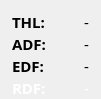
   <widget class="QWidget" name="verticalLayoutWidget_2">
    <property name="geometry">
     <rect>
      <x>580</x>
      <y>270</y>
      <width>101</width>
      <height>71</height>
     </rect>
    </property>
    <layout class="QVBoxLayout" name="verticalLayout_2">
     <property name="spacing">
      <number>0</number>
     </property>
     <property name="bottomMargin">
      <number>0</number>
     </property>
     <item>
      <layout class="QHBoxLayout" name="horizontalLayout_8">
       <property name="spacing">
        <number>1</number>
       </property>
       <property name="sizeConstraint">
        <enum>QLayout::SetFixedSize</enum>
       </property>
       <item>
        <widget class="QLabel" name="label_7">
         <property name="minimumSize">
          <size>
           <width>35</width>
           <height>0</height>
          </size>
         </property>
         <property name="maximumSize">
          <size>
           <width>35</width>
           <height>16777215</height>
          </size>
         </property>
         <property name="font">
          <font>
           <family>Ubuntu Mono</family>
           <pointsize>11</pointsize>
           <bold>true</bold>
          </font>
         </property>
         <property name="text">
          <string>THL:</string>
         </property>
        </widget>
       </item>
       <item>
        <widget class="QLabel" name="thl">
         <property name="minimumSize">
          <size>
           <width>35</width>
           <height>0</height>
          </size>
         </property>
         <property name="maximumSize">
          <size>
           <width>40</width>
           <height>16777215</height>
          </size>
         </property>
         <property name="font">
          <font>
           <family>Ubuntu Mono</family>
           <pointsize>11</pointsize>
           <bold>false</bold>
          </font>
         </property>
         <property name="text">
          <string>-</string>
         </property>
         <property name="alignment">
          <set>Qt::AlignRight|Qt::AlignTrailing|Qt::AlignVCenter</set>
         </property>
        </widget>
       </item>
      </layout>
     </item>
     <item>
      <layout class="QHBoxLayout" name="horizontalLayout_9">
       <property name="spacing">
        <number>1</number>
       </property>
       <property name="sizeConstraint">
        <enum>QLayout::SetFixedSize</enum>
       </property>
       <item>
        <widget class="QLabel" name="label_11">
         <property name="minimumSize">
          <size>
           <width>35</width>
           <height>0</height>
          </size>
         </property>
         <property name="maximumSize">
          <size>
           <width>35</width>
           <height>16777215</height>
          </size>
         </property>
         <property name="font">
          <font>
           <family>Ubuntu Mono</family>
           <pointsize>11</pointsize>
           <bold>true</bold>
          </font>
         </property>
         <property name="text">
          <string>ADF:</string>
         </property>
        </widget>
       </item>
       <item>
        <widget class="QLabel" name="adf">
         <property name="minimumSize">
          <size>
           <width>35</width>
           <height>0</height>
          </size>
         </property>
         <property name="maximumSize">
          <size>
           <width>40</width>
           <height>16777215</height>
          </size>
         </property>
         <property name="font">
          <font>
           <family>Ubuntu Mono</family>
           <pointsize>11</pointsize>
           <bold>false</bold>
          </font>
         </property>
         <property name="text">
          <string>-</string>
         </property>
         <property name="alignment">
          <set>Qt::AlignRight|Qt::AlignTrailing|Qt::AlignVCenter</set>
         </property>
        </widget>
       </item>
      </layout>
     </item>
     <item>
      <layout class="QHBoxLayout" name="horizontalLayout_10">
       <property name="spacing">
        <number>1</number>
       </property>
       <property name="sizeConstraint">
        <enum>QLayout::SetFixedSize</enum>
       </property>
       <item>
        <widget class="QLabel" name="label_5">
         <property name="minimumSize">
          <size>
           <width>35</width>
           <height>0</height>
          </size>
         </property>
         <property name="maximumSize">
          <size>
           <width>35</width>
           <height>16777215</height>
          </size>
         </property>
         <property name="font">
          <font>
           <family>Ubuntu Mono</family>
           <pointsize>11</pointsize>
           <bold>true</bold>
          </font>
         </property>
         <property name="text">
          <string>EDF:</string>
         </property>
        </widget>
       </item>
       <item>
        <widget class="QLabel" name="edf">
         <property name="minimumSize">
          <size>
           <width>35</width>
           <height>0</height>
          </size>
         </property>
         <property name="maximumSize">
          <size>
           <width>40</width>
           <height>16777215</height>
          </size>
         </property>
         <property name="font">
          <font>
           <family>Ubuntu Mono</family>
           <pointsize>11</pointsize>
           <bold>false</bold>
          </font>
         </property>
         <property name="text">
          <string>-</string>
         </property>
         <property name="alignment">
          <set>Qt::AlignRight|Qt::AlignTrailing|Qt::AlignVCenter</set>
         </property>
        </widget>
       </item>
      </layout>
     </item>
     <item>
      <layout class="QHBoxLayout" name="horizontalLayout_11">
       <property name="spacing">
        <number>1</number>
       </property>
       <property name="sizeConstraint">
        <enum>QLayout::SetFixedSize</enum>
       </property>
       <item>
        <widget class="QLabel" name="label_12">
         <property name="minimumSize">
          <size>
           <width>35</width>
           <height>0</height>
          </size>
         </property>
         <property name="maximumSize">
          <size>
           <width>35</width>
           <height>16777215</height>
          </size>
         </property>
         <property name="palette">
          <palette>
           <active>
            <colorrole role="WindowText">
             <brush brushstyle="SolidPattern">
              <color alpha="255">
               <red>255</red>
               <green>255</green>
               <blue>255</blue>
              </color>
             </brush>
            </colorrole>
            <colorrole role="Button">
             <brush brushstyle="SolidPattern">
              <color alpha="255">
               <red>0</red>
               <green>0</green>
               <blue>0</blue>
              </color>
             </brush>
            </colorrole>
            <colorrole role="Light">
             <brush brushstyle="SolidPattern">
              <color alpha="255">
               <red>0</red>
               <green>0</green>
               <blue>0</blue>
              </color>
             </brush>
            </colorrole>
            <colorrole role="Midlight">
             <brush brushstyle="SolidPattern">
              <color alpha="255">
               <red>0</red>
               <green>0</green>
               <blue>0</blue>
              </color>
             </brush>
            </colorrole>
            <colorrole role="Dark">
             <brush brushstyle="SolidPattern">
              <color alpha="255">
               <red>0</red>
               <green>0</green>
               <blue>0</blue>
              </color>
             </brush>
            </colorrole>
            <colorrole role="Mid">
             <brush brushstyle="SolidPattern">
              <color alpha="255">
               <red>0</red>
               <green>0</green>
               <blue>0</blue>
              </color>
             </brush>
            </colorrole>
            <colorrole role="Text">
             <brush brushstyle="SolidPattern">
              <color alpha="255">
               <red>255</red>
               <green>255</green>
               <blue>255</blue>
              </color>
             </brush>
            </colorrole>
            <colorrole role="BrightText">
             <brush brushstyle="SolidPattern">
              <color alpha="255">
               <red>255</red>
               <green>255</green>
               <blue>255</blue>
              </color>
             </brush>
            </colorrole>
            <colorrole role="ButtonText">
             <brush brushstyle="SolidPattern">
              <color alpha="255">
               <red>255</red>
               <green>255</green>
               <blue>255</blue>
              </color>
             </brush>
            </colorrole>
            <colorrole role="Base">
             <brush brushstyle="SolidPattern">
              <color alpha="255">
               <red>0</red>
               <green>0</green>
               <blue>0</blue>
              </color>
             </brush>
            </colorrole>
            <colorrole role="Window">
             <brush brushstyle="SolidPattern">
              <color alpha="255">
               <red>0</red>
               <green>0</green>
               <blue>0</blue>
              </color>
             </brush>
            </colorrole>
            <colorrole role="Shadow">
             <brush brushstyle="SolidPattern">
              <color alpha="255">
               <red>0</red>
               <green>0</green>
               <blue>0</blue>
              </color>
             </brush>
            </colorrole>
            <colorrole role="AlternateBase">
             <brush brushstyle="SolidPattern">
              <color alpha="255">
               <red>0</red>
               <green>0</green>
               <blue>0</blue>
              </color>
             </brush>
            </colorrole>
            <colorrole role="ToolTipBase">
             <brush brushstyle="SolidPattern">
              <color alpha="255">
               <red>255</red>
               <green>255</green>
               <blue>220</blue>
              </color>
             </brush>
            </colorrole>
            <colorrole role="ToolTipText">
             <brush brushstyle="SolidPattern">
              <color alpha="255">
               <red>0</red>
               <green>0</green>
               <blue>0</blue>
              </color>
             </brush>
            </colorrole>
            <colorrole role="PlaceholderText">
             <brush brushstyle="SolidPattern">
              <color alpha="127">
               <red>255</red>
               <green>255</green>
               <blue>255</blue>
              </color>
             </brush>
            </colorrole>
           </active>
           <inactive>
            <colorrole role="WindowText">
             <brush brushstyle="SolidPattern">
              <color alpha="255">
               <red>255</red>
               <green>255</green>
               <blue>255</blue>
              </color>
             </brush>
            </colorrole>
            <colorrole role="Button">
             <brush brushstyle="SolidPattern">
              <color alpha="255">
               <red>0</red>
               <green>0</green>
               <blue>0</blue>
              </color>
             </brush>
            </colorrole>
            <colorrole role="Light">
             <brush brushstyle="SolidPattern">
              <color alpha="255">
               <red>0</red>
               <green>0</green>
               <blue>0</blue>
              </color>
             </brush>
            </colorrole>
            <colorrole role="Midlight">
             <brush brushstyle="SolidPattern">
              <color alpha="255">
               <red>0</red>
               <green>0</green>
               <blue>0</blue>
              </color>
             </brush>
            </colorrole>
            <colorrole role="Dark">
             <brush brushstyle="SolidPattern">
              <color alpha="255">
               <red>0</red>
               <green>0</green>
               <blue>0</blue>
              </color>
             </brush>
            </colorrole>
            <colorrole role="Mid">
             <brush brushstyle="SolidPattern">
              <color alpha="255">
               <red>0</red>
               <green>0</green>
               <blue>0</blue>
              </color>
             </brush>
            </colorrole>
            <colorrole role="Text">
             <brush brushstyle="SolidPattern">
              <color alpha="255">
               <red>255</red>
               <green>255</green>
               <blue>255</blue>
              </color>
             </brush>
            </colorrole>
            <colorrole role="BrightText">
             <brush brushstyle="SolidPattern">
              <color alpha="255">
               <red>255</red>
               <green>255</green>
               <blue>255</blue>
              </color>
             </brush>
            </colorrole>
            <colorrole role="ButtonText">
             <brush brushstyle="SolidPattern">
              <color alpha="255">
               <red>255</red>
               <green>255</green>
               <blue>255</blue>
              </color>
             </brush>
            </colorrole>
            <colorrole role="Base">
             <brush brushstyle="SolidPattern">
              <color alpha="255">
               <red>0</red>
               <green>0</green>
               <blue>0</blue>
              </color>
             </brush>
            </colorrole>
            <colorrole role="Window">
             <brush brushstyle="SolidPattern">
              <color alpha="255">
               <red>0</red>
               <green>0</green>
               <blue>0</blue>
              </color>
             </brush>
            </colorrole>
            <colorrole role="Shadow">
             <brush brushstyle="SolidPattern">
              <color alpha="255">
               <red>0</red>
               <green>0</green>
               <blue>0</blue>
              </color>
             </brush>
            </colorrole>
            <colorrole role="AlternateBase">
             <brush brushstyle="SolidPattern">
              <color alpha="255">
               <red>0</red>
               <green>0</green>
               <blue>0</blue>
              </color>
             </brush>
            </colorrole>
            <colorrole role="ToolTipBase">
             <brush brushstyle="SolidPattern">
              <color alpha="255">
               <red>255</red>
               <green>255</green>
               <blue>220</blue>
              </color>
             </brush>
            </colorrole>
            <colorrole role="ToolTipText">
             <brush brushstyle="SolidPattern">
              <color alpha="255">
               <red>0</red>
               <green>0</green>
               <blue>0</blue>
              </color>
             </brush>
            </colorrole>
            <colorrole role="PlaceholderText">
             <brush brushstyle="SolidPattern">
              <color alpha="127">
               <red>255</red>
               <green>255</green>
               <blue>255</blue>
              </color>
             </brush>
            </colorrole>
           </inactive>
           <disabled>
            <colorrole role="WindowText">
             <brush brushstyle="SolidPattern">
              <color alpha="255">
               <red>0</red>
               <green>0</green>
               <blue>0</blue>
              </color>
             </brush>
            </colorrole>
            <colorrole role="Button">
             <brush brushstyle="SolidPattern">
              <color alpha="255">
               <red>0</red>
               <green>0</green>
               <blue>0</blue>
              </color>
             </brush>
            </colorrole>
            <colorrole role="Light">
             <brush brushstyle="SolidPattern">
              <color alpha="255">
               <red>0</red>
               <green>0</green>
               <blue>0</blue>
              </color>
             </brush>
            </colorrole>
            <colorrole role="Midlight">
             <brush brushstyle="SolidPattern">
              <color alpha="255">
               <red>0</red>
               <green>0</green>
               <blue>0</blue>
              </color>
             </brush>
            </colorrole>
            <colorrole role="Dark">
             <brush brushstyle="SolidPattern">
              <color alpha="255">
               <red>0</red>
               <green>0</green>
               <blue>0</blue>
              </color>
             </brush>
            </colorrole>
            <colorrole role="Mid">
             <brush brushstyle="SolidPattern">
              <color alpha="255">
               <red>0</red>
               <green>0</green>
               <blue>0</blue>
              </color>
             </brush>
            </colorrole>
            <colorrole role="Text">
             <brush brushstyle="SolidPattern">
              <color alpha="255">
               <red>0</red>
               <green>0</green>
               <blue>0</blue>
              </color>
             </brush>
            </colorrole>
            <colorrole role="BrightText">
             <brush brushstyle="SolidPattern">
              <color alpha="255">
               <red>255</red>
               <green>255</green>
               <blue>255</blue>
              </color>
             </brush>
            </colorrole>
            <colorrole role="ButtonText">
             <brush brushstyle="SolidPattern">
              <color alpha="255">
               <red>0</red>
               <green>0</green>
               <blue>0</blue>
              </color>
             </brush>
            </colorrole>
            <colorrole role="Base">
             <brush brushstyle="SolidPattern">
              <color alpha="255">
               <red>0</red>
               <green>0</green>
               <blue>0</blue>
              </color>
             </brush>
            </colorrole>
            <colorrole role="Window">
             <brush brushstyle="SolidPattern">
              <color alpha="255">
               <red>0</red>
               <green>0</green>
               <blue>0</blue>
              </color>
             </brush>
            </colorrole>
            <colorrole role="Shadow">
             <brush brushstyle="SolidPattern">
              <color alpha="255">
               <red>0</red>
               <green>0</green>
               <blue>0</blue>
              </color>
             </brush>
            </colorrole>
            <colorrole role="AlternateBase">
             <brush brushstyle="SolidPattern">
              <color alpha="255">
               <red>0</red>
               <green>0</green>
               <blue>0</blue>
              </color>
             </brush>
            </colorrole>
            <colorrole role="ToolTipBase">
             <brush brushstyle="SolidPattern">
              <color alpha="255">
               <red>255</red>
               <green>255</green>
               <blue>220</blue>
              </color>
             </brush>
            </colorrole>
            <colorrole role="ToolTipText">
             <brush brushstyle="SolidPattern">
              <color alpha="255">
               <red>0</red>
               <green>0</green>
               <blue>0</blue>
              </color>
             </brush>
            </colorrole>
            <colorrole role="PlaceholderText">
             <brush brushstyle="SolidPattern">
              <color alpha="127">
               <red>0</red>
               <green>0</green>
               <blue>0</blue>
              </color>
             </brush>
            </colorrole>
           </disabled>
          </palette>
         </property>
         <property name="font">
          <font>
           <family>Ubuntu Mono</family>
           <pointsize>11</pointsize>
           <bold>true</bold>
          </font>
         </property>
         <property name="text">
          <string>RDF:</string>
         </property>
        </widget>
       </item>
       <item>
        <widget class="QLabel" name="rdf">
         <property name="sizePolicy">
          <sizepolicy hsizetype="Preferred" vsizetype="Preferred">
           <horstretch>40</horstretch>
           <verstretch>0</verstretch>
          </sizepolicy>
         </property>
         <property name="minimumSize">
          <size>
           <width>35</width>
           <height>0</height>
          </size>
         </property>
         <property name="maximumSize">
          <size>
           <width>40</width>
           <height>16777215</height>
          </size>
         </property>
         <property name="palette">
          <palette>
           <active>
            <colorrole role="WindowText">
             <brush brushstyle="SolidPattern">
              <color alpha="255">
               <red>255</red>
               <green>255</green>
               <blue>255</blue>
              </color>
             </brush>
            </colorrole>
            <colorrole role="Button">
             <brush brushstyle="SolidPattern">
              <color alpha="255">
               <red>0</red>
               <green>0</green>
               <blue>0</blue>
              </color>
             </brush>
            </colorrole>
            <colorrole role="Light">
             <brush brushstyle="SolidPattern">
              <color alpha="255">
               <red>0</red>
               <green>0</green>
               <blue>0</blue>
              </color>
             </brush>
            </colorrole>
            <colorrole role="Midlight">
             <brush brushstyle="SolidPattern">
              <color alpha="255">
               <red>0</red>
               <green>0</green>
               <blue>0</blue>
              </color>
             </brush>
            </colorrole>
            <colorrole role="Dark">
             <brush brushstyle="SolidPattern">
              <color alpha="255">
               <red>0</red>
               <green>0</green>
               <blue>0</blue>
              </color>
             </brush>
            </colorrole>
            <colorrole role="Mid">
             <brush brushstyle="SolidPattern">
              <color alpha="255">
               <red>0</red>
               <green>0</green>
               <blue>0</blue>
              </color>
             </brush>
            </colorrole>
            <colorrole role="Text">
             <brush brushstyle="SolidPattern">
              <color alpha="255">
               <red>255</red>
               <green>255</green>
               <blue>255</blue>
              </color>
             </brush>
            </colorrole>
            <colorrole role="BrightText">
             <brush brushstyle="SolidPattern">
              <color alpha="255">
               <red>255</red>
               <green>255</green>
               <blue>255</blue>
              </color>
             </brush>
            </colorrole>
            <colorrole role="ButtonText">
             <brush brushstyle="SolidPattern">
              <color alpha="255">
               <red>255</red>
               <green>255</green>
               <blue>255</blue>
              </color>
             </brush>
            </colorrole>
            <colorrole role="Base">
             <brush brushstyle="SolidPattern">
              <color alpha="255">
               <red>0</red>
               <green>0</green>
               <blue>0</blue>
              </color>
             </brush>
            </colorrole>
            <colorrole role="Window">
             <brush brushstyle="SolidPattern">
              <color alpha="255">
               <red>0</red>
               <green>0</green>
               <blue>0</blue>
              </color>
             </brush>
            </colorrole>
            <colorrole role="Shadow">
             <brush brushstyle="SolidPattern">
              <color alpha="255">
               <red>0</red>
               <green>0</green>
               <blue>0</blue>
              </color>
             </brush>
            </colorrole>
            <colorrole role="AlternateBase">
             <brush brushstyle="SolidPattern">
              <color alpha="255">
               <red>0</red>
               <green>0</green>
               <blue>0</blue>
              </color>
             </brush>
            </colorrole>
            <colorrole role="ToolTipBase">
             <brush brushstyle="SolidPattern">
              <color alpha="255">
               <red>255</red>
               <green>255</green>
               <blue>220</blue>
              </color>
             </brush>
            </colorrole>
            <colorrole role="ToolTipText">
             <brush brushstyle="SolidPattern">
              <color alpha="255">
               <red>0</red>
               <green>0</green>
               <blue>0</blue>
              </color>
             </brush>
            </colorrole>
            <colorrole role="PlaceholderText">
             <brush brushstyle="SolidPattern">
              <color alpha="127">
               <red>255</red>
               <green>255</green>
               <blue>255</blue>
              </color>
             </brush>
            </colorrole>
           </active>
           <inactive>
            <colorrole role="WindowText">
             <brush brushstyle="SolidPattern">
              <color alpha="255">
               <red>255</red>
               <green>255</green>
               <blue>255</blue>
              </color>
             </brush>
            </colorrole>
            <colorrole role="Button">
             <brush brushstyle="SolidPattern">
              <color alpha="255">
               <red>0</red>
               <green>0</green>
               <blue>0</blue>
              </color>
             </brush>
            </colorrole>
            <colorrole role="Light">
             <brush brushstyle="SolidPattern">
              <color alpha="255">
               <red>0</red>
               <green>0</green>
               <blue>0</blue>
              </color>
             </brush>
            </colorrole>
            <colorrole role="Midlight">
             <brush brushstyle="SolidPattern">
              <color alpha="255">
               <red>0</red>
               <green>0</green>
               <blue>0</blue>
              </color>
             </brush>
            </colorrole>
            <colorrole role="Dark">
             <brush brushstyle="SolidPattern">
              <color alpha="255">
               <red>0</red>
               <green>0</green>
               <blue>0</blue>
              </color>
             </brush>
            </colorrole>
            <colorrole role="Mid">
             <brush brushstyle="SolidPattern">
              <color alpha="255">
               <red>0</red>
               <green>0</green>
               <blue>0</blue>
              </color>
             </brush>
            </colorrole>
            <colorrole role="Text">
             <brush brushstyle="SolidPattern">
              <color alpha="255">
               <red>255</red>
               <green>255</green>
               <blue>255</blue>
              </color>
             </brush>
            </colorrole>
            <colorrole role="BrightText">
             <brush brushstyle="SolidPattern">
              <color alpha="255">
               <red>255</red>
               <green>255</green>
               <blue>255</blue>
              </color>
             </brush>
            </colorrole>
            <colorrole role="ButtonText">
             <brush brushstyle="SolidPattern">
              <color alpha="255">
               <red>255</red>
               <green>255</green>
               <blue>255</blue>
              </color>
             </brush>
            </colorrole>
            <colorrole role="Base">
             <brush brushstyle="SolidPattern">
              <color alpha="255">
               <red>0</red>
               <green>0</green>
               <blue>0</blue>
              </color>
             </brush>
            </colorrole>
            <colorrole role="Window">
             <brush brushstyle="SolidPattern">
              <color alpha="255">
               <red>0</red>
               <green>0</green>
               <blue>0</blue>
              </color>
             </brush>
            </colorrole>
            <colorrole role="Shadow">
             <brush brushstyle="SolidPattern">
              <color alpha="255">
               <red>0</red>
               <green>0</green>
               <blue>0</blue>
              </color>
             </brush>
            </colorrole>
            <colorrole role="AlternateBase">
             <brush brushstyle="SolidPattern">
              <color alpha="255">
               <red>0</red>
               <green>0</green>
               <blue>0</blue>
              </color>
             </brush>
            </colorrole>
            <colorrole role="ToolTipBase">
             <brush brushstyle="SolidPattern">
              <color alpha="255">
               <red>255</red>
               <green>255</green>
               <blue>220</blue>
              </color>
             </brush>
            </colorrole>
            <colorrole role="ToolTipText">
             <brush brushstyle="SolidPattern">
              <color alpha="255">
               <red>0</red>
               <green>0</green>
               <blue>0</blue>
              </color>
             </brush>
            </colorrole>
            <colorrole role="PlaceholderText">
             <brush brushstyle="SolidPattern">
              <color alpha="127">
               <red>255</red>
               <green>255</green>
               <blue>255</blue>
              </color>
             </brush>
            </colorrole>
           </inactive>
           <disabled>
            <colorrole role="WindowText">
             <brush brushstyle="SolidPattern">
              <color alpha="255">
               <red>0</red>
               <green>0</green>
               <blue>0</blue>
              </color>
             </brush>
            </colorrole>
            <colorrole role="Button">
             <brush brushstyle="SolidPattern">
              <color alpha="255">
               <red>0</red>
               <green>0</green>
               <blue>0</blue>
              </color>
             </brush>
            </colorrole>
            <colorrole role="Light">
             <brush brushstyle="SolidPattern">
              <color alpha="255">
               <red>0</red>
               <green>0</green>
               <blue>0</blue>
              </color>
             </brush>
            </colorrole>
            <colorrole role="Midlight">
             <brush brushstyle="SolidPattern">
              <color alpha="255">
               <red>0</red>
               <green>0</green>
               <blue>0</blue>
              </color>
             </brush>
            </colorrole>
            <colorrole role="Dark">
             <brush brushstyle="SolidPattern">
              <color alpha="255">
               <red>0</red>
               <green>0</green>
               <blue>0</blue>
              </color>
             </brush>
            </colorrole>
            <colorrole role="Mid">
             <brush brushstyle="SolidPattern">
              <color alpha="255">
               <red>0</red>
               <green>0</green>
               <blue>0</blue>
              </color>
             </brush>
            </colorrole>
            <colorrole role="Text">
             <brush brushstyle="SolidPattern">
              <color alpha="255">
               <red>0</red>
               <green>0</green>
               <blue>0</blue>
              </color>
             </brush>
            </colorrole>
            <colorrole role="BrightText">
             <brush brushstyle="SolidPattern">
              <color alpha="255">
               <red>255</red>
               <green>255</green>
               <blue>255</blue>
              </color>
             </brush>
            </colorrole>
            <colorrole role="ButtonText">
             <brush brushstyle="SolidPattern">
              <color alpha="255">
               <red>0</red>
               <green>0</green>
               <blue>0</blue>
              </color>
             </brush>
            </colorrole>
            <colorrole role="Base">
             <brush brushstyle="SolidPattern">
              <color alpha="255">
               <red>0</red>
               <green>0</green>
               <blue>0</blue>
              </color>
             </brush>
            </colorrole>
            <colorrole role="Window">
             <brush brushstyle="SolidPattern">
              <color alpha="255">
               <red>0</red>
               <green>0</green>
               <blue>0</blue>
              </color>
             </brush>
            </colorrole>
            <colorrole role="Shadow">
             <brush brushstyle="SolidPattern">
              <color alpha="255">
               <red>0</red>
               <green>0</green>
               <blue>0</blue>
              </color>
             </brush>
            </colorrole>
            <colorrole role="AlternateBase">
             <brush brushstyle="SolidPattern">
              <color alpha="255">
               <red>0</red>
               <green>0</green>
               <blue>0</blue>
              </color>
             </brush>
            </colorrole>
            <colorrole role="ToolTipBase">
             <brush brushstyle="SolidPattern">
              <color alpha="255">
               <red>255</red>
               <green>255</green>
               <blue>220</blue>
              </color>
             </brush>
            </colorrole>
            <colorrole role="ToolTipText">
             <brush brushstyle="SolidPattern">
              <color alpha="255">
               <red>0</red>
               <green>0</green>
               <blue>0</blue>
              </color>
             </brush>
            </colorrole>
            <colorrole role="PlaceholderText">
             <brush brushstyle="SolidPattern">
              <color alpha="127">
               <red>0</red>
               <green>0</green>
               <blue>0</blue>
              </color>
             </brush>
            </colorrole>
           </disabled>
          </palette>
         </property>
         <property name="font">
          <font>
           <family>Ubuntu Mono</family>
           <pointsize>11</pointsize>
           <bold>false</bold>
          </font>
         </property>
         <property name="text">
          <string>-</string>
         </property>
         <property name="alignment">
          <set>Qt::AlignRight|Qt::AlignTrailing|Qt::AlignVCenter</set>
         </property>
        </widget>
       </item>
      </layout>
     </item>
    </layout>
   </widget>
